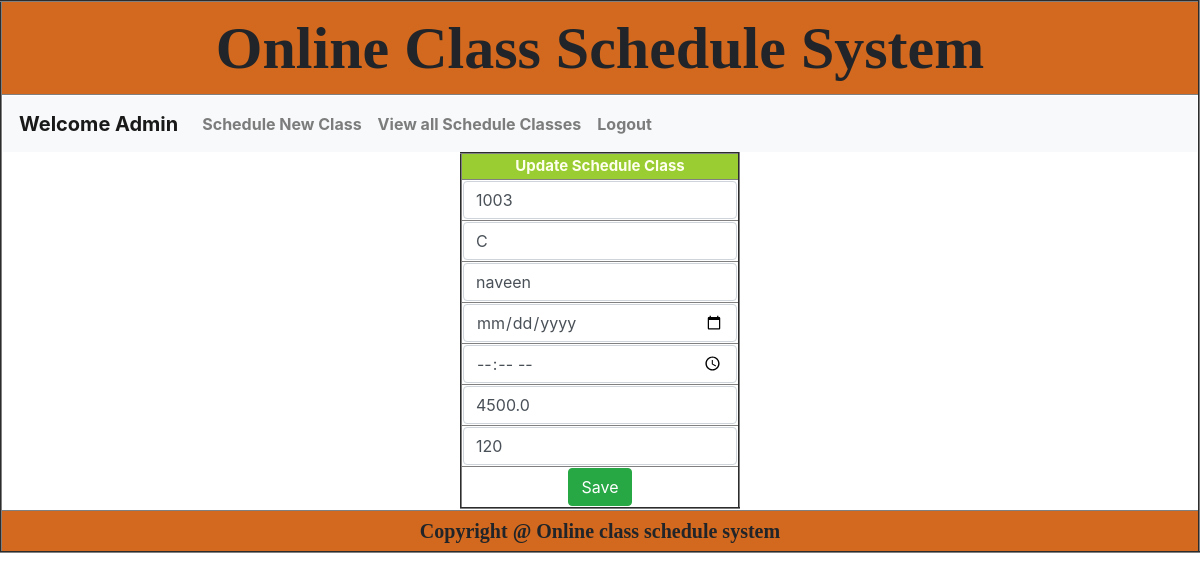
Page /editcourse/1003/ on the committed database.
### app/models.py (models this page shows)
class AddCourseModel(models.Model):
    cno = models.IntegerField(primary_key=True)
    cname = models.CharField(max_length=20)
    fname = models.CharField(max_length=20)
    cdate = models.DateField()
    ctime = models.TimeField()
    fee = models.FloatField()
    dur = models.IntegerField()

### app/views.py (the view)
# urls.py: path('editcourse/<int:pk>/',views.editCourse,name = 'editcourse'),
def editCourse(request,pk):
    cdata=AddCourseModel.objects.get(pk=pk)
    return render(request,"editcourse.html",{"cordata":cdata})

### templates/editcourse.html (shortened to what this page needs)
{% extends 'common.html' %}
{% load static %}
{% block abc %}
    {% include 'admin_menu.html' %}
    <form action="{% url 'saveedit' %}" method="post">
        <table align="center" border="2">
    <tr>
        <th style="font-size: 15px ; background-color: yellowgreen;text-align: center; color: ivory">Update Schedule Class</th>
    </tr>
        <tr>
        <th>
            <input type="number" class="form-control" aria-label="Sizing example input" aria-describedby="inputGroup-sizing-default" placeholder="Course No" name="c0" value="{{ cordata.cno}}" required>
        </th>
    </tr>
    <tr>
        <th>
            <input type="text" class="form-control" aria-label="Sizing example input" aria-describedby="inputGroup-sizing-default" placeholder="Course Name" name="c1" required value="{{ cordata.cname }}">
        </th>
    </tr>
     <tr>
         <th>
            <input type="text" class="form-control" aria-label="Sizing example input" aria-describedby="inputGroup-sizing-default" placeholder="Faculty Name" name="c2" required value="{{ cordata.fname }}">
        </th>
     </tr>
     <tr>
         <th>
            <input type="date" class="form-control" aria-label="Sizing example input" aria-describedby="inputGroup-sizing-default" placeholder="Date of Start" name="c3" required value="{{ cordata.cdate }}">
        </th>
     </tr>
     <tr>
         <th>
            <input type="time" class="form-control" aria-label="Sizing example input" aria-describedby="inputGroup-sizing-default" placeholder="Time" name="c4" required value="{{ cordata.ctime }}">
        </th>
     </tr>
     <tr>
         <th>
            <input type="number" class="form-control" aria-label="Sizing example input" aria-describedby="inputGroup-sizing-default" placeholder="Fee" name="c5" required value="{{ cordata.fee }}">
        </th>
     </tr>
     <tr>
         <th>
            <input type="number" class="form-control" aria-label="Sizing example input" aria-describedby="inputGroup-sizing-default" placeholder="Duration in Days" name="c6" required value="{{ cordata.dur }}">
        </th>
     </tr>
     <tr>
        <th style="text-align: center">
            <button type="submit" class="btn btn-success">Save</button>
        </th>
    </tr>
    </table>
    </form>
{% endblock %}

### rows in the picture
AddCourseModel: c0 "1003", c1 "C", c2 "naveen", c5 "4500.0", c6 "120"
